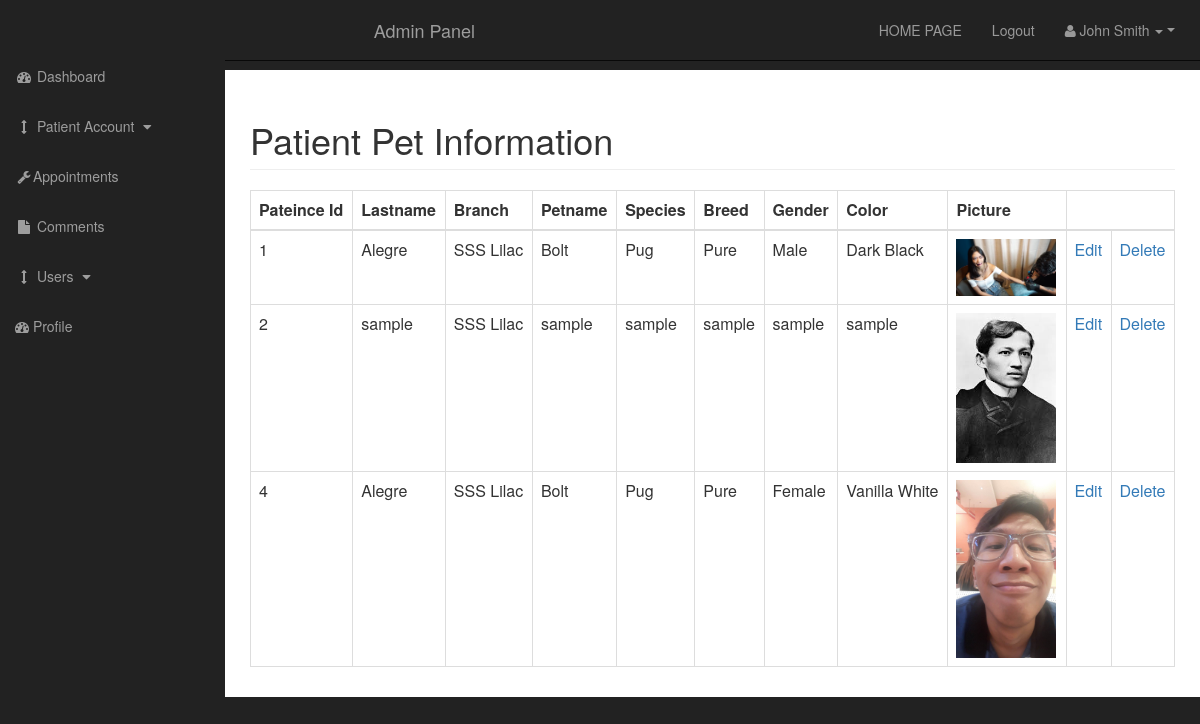
The app's page /admin/pets.php with its own data.
### tables this page shows
CREATE TABLE `tbl_clients` (
  `client_id` int(11) NOT NULL,
  `client_firstname` varchar(255) NOT NULL,
  `client_lastname` varchar(255) NOT NULL,
  `client_middlename` varchar(255) NOT NULL,
  `client_email` varchar(244) NOT NULL,
  `client_password` varchar(20) NOT NULL,
  `client_address` varchar(255) NOT NULL,
  `client_contactnum` bigint(12) NOT NULL,
  `client_branch` varchar(11) NOT NULL,
  `pet_name` varchar(244) NOT NULL,
  `pet_breed` varchar(255) NOT NULL,
  `pet_species` varchar(255) NOT NULL,
  `pet_gender` varchar(255) NOT NULL,
  `pet_color` varchar(255) NOT NULL,
  `pet_image` text NOT NULL
);

### admin/includes/view_all_pet.php (the view, shortened to what this page needs)
<table class="table table-bordered table-hover">
                           <head>
                               <tr>
                                   <th>Pateince Id</th>
                                   <th>Lastname</th>
                                   <th>Branch</th>
                                   <th>Petname</th>
                                   <th>Species</th>
                                   <th>Breed</th>
                                   <th>Gender</th>
                                   <th>Color</th>
                                   <th>Picture</th>
                               </tr>
                           </head>
                               <tbody>
                                 <?php
                                    $query = "SELECT * FROM tbl_clients";
                                   $select_posts = mysqli_query ($connection, $query);
                                   while($row = mysqli_fetch_assoc($select_posts)){
                                       $client_id = $row['client_id'];
                                       $client_lastname = $row['client_lastname'];
                                       $client_branch = $row['client_branch'];
                                       $pet_name = $row['pet_name'];
                                       $pet_species = $row['pet_species'];
                                       $pet_breed = $row['pet_breed'];
                                       $pet_gender = $row['pet_gender'];
                                       $pet_color = $row['pet_color'];
                                       $pet_image = $row['pet_image'];
                                       echo "<tr>";
                                       echo "<td>$client_id</td>";
                                       echo "<td>$client_lastname</td>";
                                       echo "<td>$client_branch</td>";
                                       echo "<td>$pet_name</td>";
                                       echo "<td>$pet_species</td>";
                                       echo "<td>$pet_breed</td>";
                                       echo "<td>$pet_gender</td>";
                                       echo "<td>$pet_color</td>";
                                       echo "<td><img width='100'  src='./images/$pet_image' alt='image'></td>";
                                       echo "<td><a href='client_user.php?source=edit_client_user&p_id={$client_id}'>Edit</a></td>";
                                       echo "<td><a href='pets.php?delete={$client_id}'>Delete</a></td>";
                                       echo "</tr>";
                           }
                                   ?>
                               </tbody>
                       </table>

### admin/includes/admin_header.php (shortened to what this page needs)
<!DOCTYPE html>
<html lang="en">
<head>
    <link rel="stylesheet" href="https://maxcdn.bootstrapcdn.com/bootstrap/4.0.0/css/bootstrap.min.css">
    <link href="css/bootstrap.min.css" rel="stylesheet">
    <link href="css/sb-admin.css" rel="stylesheet">
    <link href="font-awesome/css/font-awesome.min.css" rel="stylesheet" type="text/css">
</head>
<body>

### admin/pets.php (shortened to what this page needs)
<?php include "includes/admin_header.php"; ?>
    <div id="wrapper">
        <?php include"includes/admin_navigation.php"; ?>
        <div id="page-wrapper">
            <div class="container-fluid">
                <div class="row">
                    <div class="col-lg-12">
                        <h1 class="page-header">
                           Patient Pet Information
                        </h1>
               <?php
                if(isset($_GET['source'])){
                    $source = $_GET['source'];
                }else{
                    $source = '';
                }
                        switch($source){
                                default;
                                include "includes/view_all_pet.php";
                                break;
                        }
                ?>
                    </div>
                </div>
            </div>
        </div>
   <?php include"includes/admin_footer.php"; ?>

### admin/includes/admin_navigation.php (shortened to what this page needs)
<nav class="navbar navbar-inverse navbar-fixed-top" role="navigation">
            <div class="navbar-header">
                <a class="navbar-brand" href="index.php">Admin Panel</a>
            </div>
            <ul class="nav navbar-right top-nav">
               <li><a href="../cuddlycare2.php">HOME PAGE</a></li>
               <li><a href="../includes/logout.php">Logout</a></li>
                <li class="dropdown">
                    <a href="../includes/logout.php" class="dropdown-toggle" data-toggle="dropdown"><i class="fa fa-user"></i> John Smith <b class="caret"></b></a>
                </li>
  </ul>
            <div class="collapse navbar-collapse navbar-ex1-collapse">
                <ul class="nav navbar-nav side-nav">
                    <li>
                        <a href="index.php"><i class="fa fa-fw fa-dashboard"></i> Dashboard</a>
                    </li>
                    <li>
                        <a href="javascript:;" data-toggle="collapse" data-target="#posts_dropdown"><i class="fa fa-fw fa-arrows-v"></i> Patient Account <i class="fa fa-fw fa-caret-down"></i></a>
                    </li>
                    <li>
                        <a href="./appointment.php"><i class="fa fa-fw fa-wrench"></i>Appointments</a>
                    </li>
                    <li class="">
                        <a href="comments.php"><i class="fa fa-fw fa-file"></i> Comments</a>
                    </li>
                    <li>
                        <a href="javascript:;" data-toggle="collapse" data-target="#demo"><i class="fa fa-fw fa-arrows-v"></i> Users <i class="fa fa-fw fa-caret-down"></i></a>
                    </li>
                    <li>
                        <a href="index-rtl.html"><i class="fa fa-wf fa-dashboard"></i> Profile</a>
                    </li>
                </ul>
            </div>
        </nav>

### admin/includes/admin_footer.php (shortened to what this page needs)
</div>
</body>
</html>

### admin/css/sb-admin.css (style rules this page uses)
body { margin-top: 100px; background-color: #222; }
@media (min-width:768px) { body { margin-top: 50px; } }
#wrapper { padding-left: 0; }
#page-wrapper { width: 100%; padding: 0; background-color: #fff; }
@media (min-width:768px) { #wrapper { padding-left: 225px; } }
@media (min-width:768px) { #page-wrapper { padding: 10px; } }
.top-nav { padding: 0 15px; }
.top-nav>li { display: inline-block; float: left; }
.top-nav>li>a { padding-top: 15px; padding-bottom: 15px; line-height: 20px; color: #999; }
@media (min-width:768px) { .side-nav { position: fixed; top: 51px; left: 225px; width: 225px; margin-left: -225px; border: none; border-radius: 0; overflow-y: auto; background-color: #222; bottom: 0; overflow-x: hidden; padding-bottom: 40px; } }
@media (min-width:768px) { .side-nav>li>a { width: 225px; } }

### records on screen
tbl_clients: client_id "1", client_lastname "Alegre", client_branch "SSS Lilac", pet_name "Bolt", pet_species "Pug", pet_breed "Pure", pet_gender "Male", pet_color "Dark Black", pet_image (picture)
tbl_clients: client_id "2", client_lastname "sample", client_branch "SSS Lilac", pet_name "sample", pet_species "sample", pet_breed "sample", pet_gender "sample", pet_color "sample", pet_image (picture)
tbl_clients: client_id "4", client_lastname "Alegre", client_branch "SSS Lilac", pet_name "Bolt", pet_species "Pug", pet_breed "Pure", pet_gender "Female", pet_color "Vanilla White", pet_image (picture)
